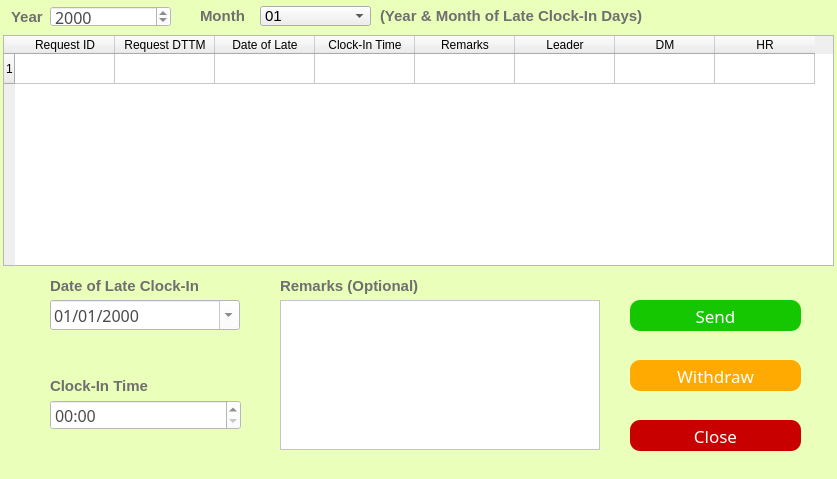
<?xml version="1.0" encoding="UTF-8"?>
<ui version="4.0">
 <class>ApplyLateClockIn</class>
 <widget class="QDialog" name="ApplyLateClockIn">
  <property name="geometry">
   <rect>
    <x>0</x>
    <y>0</y>
    <width>837</width>
    <height>479</height>
   </rect>
  </property>
  <property name="windowTitle">
   <string>Apply Late Clock-In</string>
  </property>
  <property name="styleSheet">
   <string notr="true">QDialog
{
	background-color: rgb(234, 255, 185)
}</string>
  </property>
  <widget class="QPushButton" name="pushButton">
   <property name="geometry">
    <rect>
     <x>630</x>
     <y>300</y>
     <width>171</width>
     <height>31</height>
    </rect>
   </property>
   <property name="font">
    <font>
     <family>Microsoft Yahei</family>
     <pointsize>13</pointsize>
    </font>
   </property>
   <property name="styleSheet">
    <string notr="true">QPushButton

{
    /*字体为微软雅黑*/
    font-family:Microsoft Yahei;
    /*字体大小为20点*/
    font-size:13pt;
    /*字体颜色为白色*/    
    color:white;
    /*背景颜色*/  
    background-color:rgb(21, 199, 1);
    /*边框圆角半径为8像素*/ 
    border-radius:10px;

}

/*按钮停留态*/
QPushButton:hover
{
    /*背景颜色*/  
    background-color:rgb(21, 175, 0);
    padding-left:-3px;
    /*上内边距为3像素，让按下时字向下移动3像素*/  
    padding-top:-3px;
	font-size:14pt;
}

/*按钮按下态*/
QPushButton:pressed
{
    /*背景颜色*/  
    background-color:rgb(0, 113, 0);
    /*左内边距为3像素，让按下时字向右移动3像素*/  
    padding-left:3px;
    /*上内边距为3像素，让按下时字向下移动3像素*/  
    padding-top:3px;
	font-size:13pt;
}</string>
   </property>
   <property name="text">
    <string>Send</string>
   </property>
  </widget>
  <widget class="QPushButton" name="pushButton_2">
   <property name="geometry">
    <rect>
     <x>630</x>
     <y>360</y>
     <width>171</width>
     <height>31</height>
    </rect>
   </property>
   <property name="font">
    <font>
     <family>Microsoft Yahei</family>
     <pointsize>13</pointsize>
    </font>
   </property>
   <property name="styleSheet">
    <string notr="true">QPushButton
{
    /*字体为微软雅黑*/
    font-family:Microsoft Yahei;
    /*字体大小为20点*/
    font-size:13pt;
    /*字体颜色为白色*/    
    color:white;
    /*背景颜色*/  
    background-color:rgb(255, 170, 0);
    /*边框圆角半径为8像素*/ 
    border-radius:10px;
}

/*按钮停留态*/
QPushButton:hover
{
    /*背景颜色*/  
    background-color:rgb(230, 153, 0);
    padding-left:-3px;
    /*上内边距为3像素，让按下时字向下移动3像素*/  
    padding-top:-3px;
	font-size:14pt;
}

/*按钮按下态*/
QPushButton:pressed
{
    /*背景颜色*/  
    background-color:rgb(197, 128, 0);
    /*左内边距为3像素，让按下时字向右移动3像素*/  
    padding-left:3px;
    /*上内边距为3像素，让按下时字向下移动3像素*/  
    padding-top:3px;
	font-size:13pt;
}</string>
   </property>
   <property name="text">
    <string>Withdraw</string>
   </property>
  </widget>
  <widget class="QTableWidget" name="tableWidget">
   <property name="geometry">
    <rect>
     <x>3</x>
     <y>35</y>
     <width>831</width>
     <height>231</height>
    </rect>
   </property>
   <property name="styleSheet">
    <string notr="true">QTableWidget::item:selected {
    background-color:#C1272D;
}
</string>
   </property>
   <property name="frameShape">
    <enum>QFrame::StyledPanel</enum>
   </property>
   <property name="frameShadow">
    <enum>QFrame::Sunken</enum>
   </property>
   <property name="sizeAdjustPolicy">
    <enum>QAbstractScrollArea::AdjustToContentsOnFirstShow</enum>
   </property>
   <property name="selectionBehavior">
    <enum>QAbstractItemView::SelectRows</enum>
   </property>
   <property name="showGrid">
    <bool>true</bool>
   </property>
   <property name="gridStyle">
    <enum>Qt::SolidLine</enum>
   </property>
   <property name="rowCount">
    <number>1</number>
   </property>
   <property name="columnCount">
    <number>8</number>
   </property>
   <attribute name="horizontalHeaderCascadingSectionResizes">
    <bool>true</bool>
   </attribute>
   <attribute name="verticalHeaderShowSortIndicator" stdset="0">
    <bool>false</bool>
   </attribute>
   <attribute name="verticalHeaderStretchLastSection">
    <bool>false</bool>
   </attribute>
   <row/>
   <column>
    <property name="text">
     <string>Request ID</string>
    </property>
    <property name="background">
     <color>
      <red>36</red>
      <green>236</green>
      <blue>239</blue>
     </color>
    </property>
   </column>
   <column>
    <property name="text">
     <string>Request DTTM</string>
    </property>
   </column>
   <column>
    <property name="text">
     <string>Date of Late</string>
    </property>
   </column>
   <column>
    <property name="text">
     <string>Clock-In Time</string>
    </property>
   </column>
   <column>
    <property name="text">
     <string>Remarks</string>
    </property>
   </column>
   <column>
    <property name="text">
     <string>Leader</string>
    </property>
   </column>
   <column>
    <property name="text">
     <string>DM</string>
    </property>
   </column>
   <column>
    <property name="text">
     <string>HR</string>
    </property>
   </column>
   <item row="0" column="0">
    <property name="text">
     <string/>
    </property>
   </item>
  </widget>
  <widget class="QDateEdit" name="dateEdit_3">
   <property name="geometry">
    <rect>
     <x>50</x>
     <y>300</y>
     <width>190</width>
     <height>30</height>
    </rect>
   </property>
   <property name="font">
    <font>
     <family>Microsoft Yahei</family>
     <pointsize>12</pointsize>
    </font>
   </property>
   <property name="styleSheet">
    <string notr="true">QDateEdit
{
    /*字体为微软雅黑*/
    font-family:Microsoft Yahei;
    /*字体大小为20点*/
	color:rgb(74, 74, 74);
   font-size:12pt;
	background-color:rgb(255, 255,255);
}

QDateEdit:hover
{
    /*背景颜色*/  
   background-color:rgb(229, 242, 255);
}

QDateEdit:focus
{
    /*背景颜色*/  
   background-color:rgb(229, 242, 255);
}</string>
   </property>
   <property name="wrapping">
    <bool>false</bool>
   </property>
   <property name="currentSection">
    <enum>QDateTimeEdit::DaySection</enum>
   </property>
   <property name="displayFormat">
    <string notr="true">dd/MM/yyyy</string>
   </property>
   <property name="calendarPopup">
    <bool>true</bool>
   </property>
  </widget>
  <widget class="QLabel" name="label">
   <property name="geometry">
    <rect>
     <x>50</x>
     <y>270</y>
     <width>181</width>
     <height>31</height>
    </rect>
   </property>
   <property name="font">
    <font>
     <family>Microsoft JhengHei UI</family>
     <pointsize>11</pointsize>
     <weight>75</weight>
     <bold>true</bold>
    </font>
   </property>
   <property name="styleSheet">
    <string notr="true">QLabel
{
	font-size:11pt;
	color:rgb(111,111,111);
}</string>
   </property>
   <property name="text">
    <string>Date of Late Clock-In</string>
   </property>
  </widget>
  <widget class="QLabel" name="label_2">
   <property name="geometry">
    <rect>
     <x>50</x>
     <y>370</y>
     <width>181</width>
     <height>31</height>
    </rect>
   </property>
   <property name="font">
    <font>
     <family>Microsoft JhengHei UI</family>
     <pointsize>11</pointsize>
     <weight>75</weight>
     <bold>true</bold>
    </font>
   </property>
   <property name="styleSheet">
    <string notr="true">QLabel
{
	font-size:11pt;
	color:rgb(111,111,111);
}</string>
   </property>
   <property name="text">
    <string>Clock-In Time</string>
   </property>
  </widget>
  <widget class="QLabel" name="label_3">
   <property name="geometry">
    <rect>
     <x>280</x>
     <y>270</y>
     <width>181</width>
     <height>31</height>
    </rect>
   </property>
   <property name="font">
    <font>
     <family>Microsoft JhengHei UI</family>
     <pointsize>11</pointsize>
     <weight>75</weight>
     <bold>true</bold>
    </font>
   </property>
   <property name="styleSheet">
    <string notr="true">QLabel
{
	font-size:11pt;
	color:rgb(111,111,111);
}</string>
   </property>
   <property name="text">
    <string>Remarks (Optional)</string>
   </property>
  </widget>
  <widget class="QTextEdit" name="textEdit">
   <property name="geometry">
    <rect>
     <x>280</x>
     <y>300</y>
     <width>320</width>
     <height>150</height>
    </rect>
   </property>
   <property name="styleSheet">
    <string notr="true">QTextEdit
{
    /*字体为微软雅黑*/
    font-family:Microsoft Yahei;
    /*字体大小为20点*/
	color:rgb(74, 74, 74);
   font-size:12pt;
	background-color:rgb(255, 255, 255);
}

QTextEdit:hover
{
    /*背景颜色*/  
   background-color:rgb(229, 242, 255);
}

QTextEdit:focus
{
    /*背景颜色*/  
   background-color:rgb(229, 242, 255);
}</string>
   </property>
  </widget>
  <widget class="QPushButton" name="pushButton_3">
   <property name="geometry">
    <rect>
     <x>630</x>
     <y>420</y>
     <width>171</width>
     <height>31</height>
    </rect>
   </property>
   <property name="font">
    <font>
     <family>Microsoft Yahei</family>
     <pointsize>13</pointsize>
    </font>
   </property>
   <property name="styleSheet">
    <string notr="true">QPushButton
{
    /*字体为微软雅黑*/
    font-family:Microsoft Yahei;
    /*字体大小为20点*/
    font-size:13pt;
    /*字体颜色为白色*/    
    color:white;
    /*背景颜色*/  
    background-color:rgb(200, 0, 0);
    /*边框圆角半径为8像素*/ 
    border-radius:10px;
}

/*按钮停留态*/
QPushButton:hover
{
    /*背景颜色*/  
    background-color:rgb(176, 0, 0);
    padding-left:-3px;
    /*上内边距为3像素，让按下时字向下移动3像素*/  
    padding-top:-3px;
	 font-size:14pt;
}

/*按钮按下态*/
QPushButton:pressed
{
    /*背景颜色*/  
    background-color:rgb(147, 0, 0);
    /*左内边距为3像素，让按下时字向右移动3像素*/  
	font-size:13pt;
    padding-left:3px;
    /*上内边距为3像素，让按下时字向下移动3像素*/  
    padding-top:3px;}</string>
   </property>
   <property name="text">
    <string>Close</string>
   </property>
  </widget>
  <widget class="QTimeEdit" name="timeEdit_2">
   <property name="geometry">
    <rect>
     <x>50</x>
     <y>400</y>
     <width>191</width>
     <height>30</height>
    </rect>
   </property>
   <property name="styleSheet">
    <string notr="true">QTimeEdit
{
    /*字体为微软雅黑*/
    font-family:Microsoft Yahei;
    /*字体大小为20点*/
	color:rgb(77,77,77);
   font-size:12pt;
	background-color:rgb(255, 255, 255);
}
QTimeEdit:hover
{
    /*背景颜色*/  
   background-color:rgb(229, 242, 255);
}

QTimeEdit:focus
{
    /*背景颜色*/  
   background-color:rgb(229, 242, 255);
}</string>
   </property>
   <property name="accelerated">
    <bool>true</bool>
   </property>
   <property name="correctionMode">
    <enum>QAbstractSpinBox::CorrectToPreviousValue</enum>
   </property>
   <property name="showGroupSeparator" stdset="0">
    <bool>true</bool>
   </property>
   <property name="minimumDateTime">
    <datetime>
     <hour>0</hour>
     <minute>0</minute>
     <second>0</second>
     <year>2000</year>
     <month>1</month>
     <day>3</day>
    </datetime>
   </property>
   <property name="displayFormat">
    <string notr="true">hh:mm</string>
   </property>
   <property name="calendarPopup">
    <bool>true</bool>
   </property>
  </widget>
  <widget class="QDateEdit" name="dateEdit">
   <property name="geometry">
    <rect>
     <x>50</x>
     <y>6</y>
     <width>121</width>
     <height>21</height>
    </rect>
   </property>
   <property name="styleSheet">
    <string notr="true">QDateEdit
{
    /*字体为微软雅黑*/
    font-family:Microsoft Yahei;
    /*字体大小为20点*/
	color:rgb(74, 74, 74);
   font-size:12pt;
	background-color:rgb(255, 255,255);
}

QDateEdit:hover
{
    /*背景颜色*/  
   background-color:rgb(229, 242, 255);
}

QDateEdit:focus
{
    /*背景颜色*/  
   background-color:rgb(229, 242, 255);
}</string>
   </property>
   <property name="displayFormat">
    <string notr="true">yyyy</string>
   </property>
  </widget>
  <widget class="QLabel" name="label_29">
   <property name="geometry">
    <rect>
     <x>11</x>
     <y>1</y>
     <width>41</width>
     <height>31</height>
    </rect>
   </property>
   <property name="font">
    <font>
     <family>Microsoft JhengHei UI</family>
     <pointsize>11</pointsize>
     <weight>75</weight>
     <bold>true</bold>
    </font>
   </property>
   <property name="styleSheet">
    <string notr="true">QLabel
{
	font-size:11pt;
	color:rgb(111,111,111);
}</string>
   </property>
   <property name="text">
    <string>Year</string>
   </property>
  </widget>
  <widget class="QComboBox" name="comboBox_3">
   <property name="geometry">
    <rect>
     <x>260</x>
     <y>6</y>
     <width>111</width>
     <height>20</height>
    </rect>
   </property>
   <property name="font">
    <font>
     <pointsize>11</pointsize>
    </font>
   </property>
   <property name="autoFillBackground">
    <bool>false</bool>
   </property>
   <property name="styleSheet">
    <string notr="true">QComboBox

    {font-family:Microsoft Yahei;
    /*字体大小为20点*/
	color:color:rgb(74, 74, 74);
   font-size:12pt;

}
</string>
   </property>
   <property name="editable">
    <bool>false</bool>
   </property>
   <property name="currentText">
    <string>01</string>
   </property>
   <property name="currentIndex">
    <number>0</number>
   </property>
   <property name="insertPolicy">
    <enum>QComboBox::InsertAtBottom</enum>
   </property>
   <property name="frame">
    <bool>true</bool>
   </property>
   <item>
    <property name="text">
     <string>01</string>
    </property>
   </item>
   <item>
    <property name="text">
     <string>02</string>
    </property>
   </item>
   <item>
    <property name="text">
     <string>03</string>
    </property>
   </item>
   <item>
    <property name="text">
     <string>04</string>
    </property>
   </item>
   <item>
    <property name="text">
     <string>05</string>
    </property>
   </item>
   <item>
    <property name="text">
     <string>06</string>
    </property>
   </item>
   <item>
    <property name="text">
     <string>07</string>
    </property>
   </item>
   <item>
    <property name="text">
     <string>08</string>
    </property>
   </item>
   <item>
    <property name="text">
     <string>09</string>
    </property>
   </item>
   <item>
    <property name="text">
     <string>10</string>
    </property>
   </item>
   <item>
    <property name="text">
     <string>11</string>
    </property>
   </item>
   <item>
    <property name="text">
     <string>12</string>
    </property>
   </item>
   <item>
    <property name="text">
     <string>All</string>
    </property>
   </item>
  </widget>
  <widget class="QLabel" name="label_30">
   <property name="geometry">
    <rect>
     <x>200</x>
     <y>0</y>
     <width>61</width>
     <height>31</height>
    </rect>
   </property>
   <property name="font">
    <font>
     <family>Microsoft JhengHei UI</family>
     <pointsize>11</pointsize>
     <weight>75</weight>
     <bold>true</bold>
    </font>
   </property>
   <property name="styleSheet">
    <string notr="true">QLabel
{
	font-size:11pt;
	color:rgb(111,111,111);
}</string>
   </property>
   <property name="text">
    <string>Month</string>
   </property>
  </widget>
  <widget class="QLabel" name="label_4">
   <property name="geometry">
    <rect>
     <x>380</x>
     <y>0</y>
     <width>321</width>
     <height>31</height>
    </rect>
   </property>
   <property name="font">
    <font>
     <family>Microsoft JhengHei UI</family>
     <pointsize>11</pointsize>
     <weight>75</weight>
     <bold>true</bold>
    </font>
   </property>
   <property name="styleSheet">
    <string notr="true">QLabel
{
	font-size:11pt;
	color:rgb(111,111,111);
}</string>
   </property>
   <property name="text">
    <string>(Year &amp; Month of Late Clock-In Days)</string>
   </property>
  </widget>
 </widget>
 <resources/>
 <connections/>
</ui>
